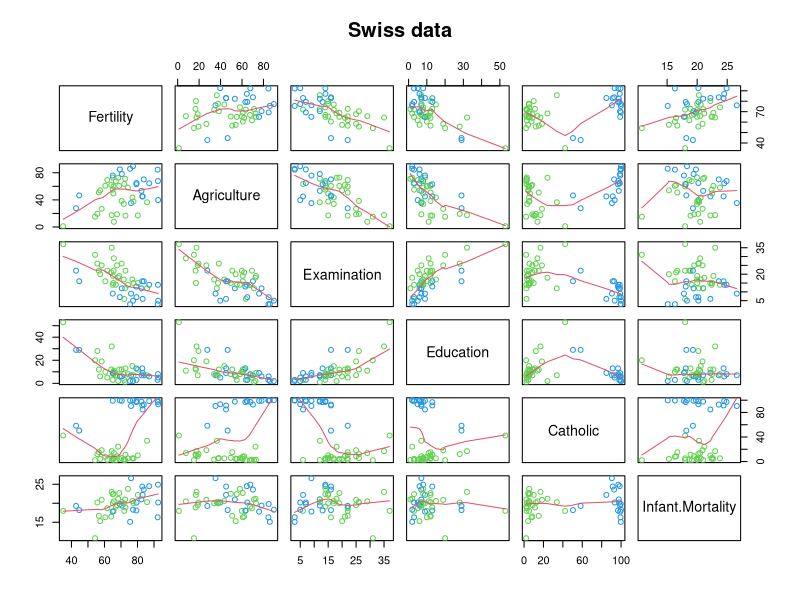
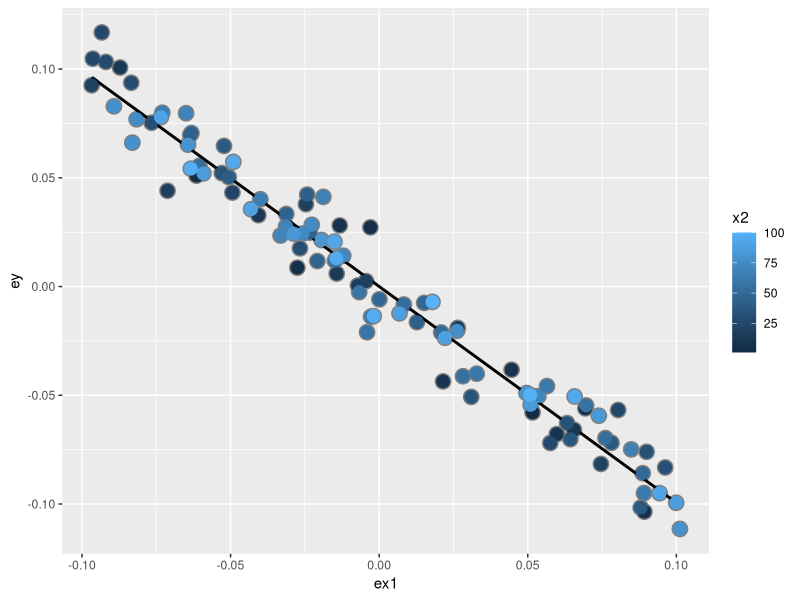
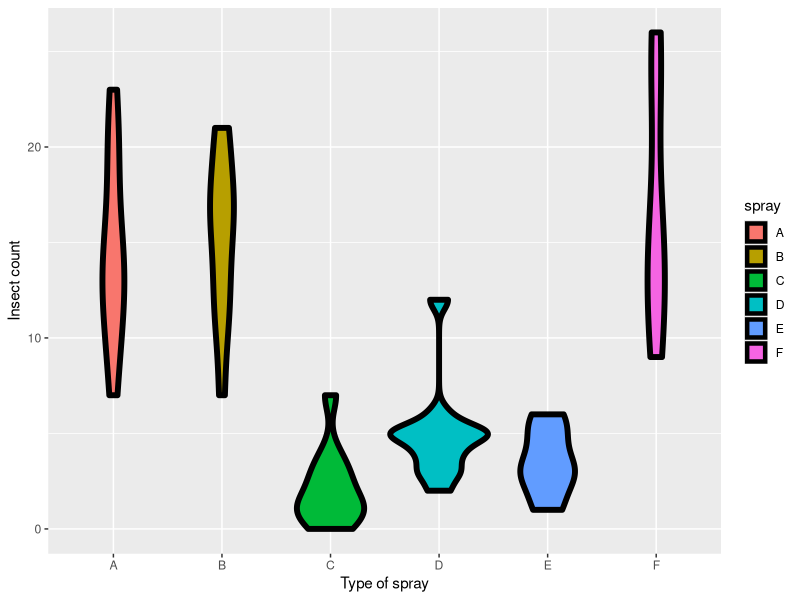
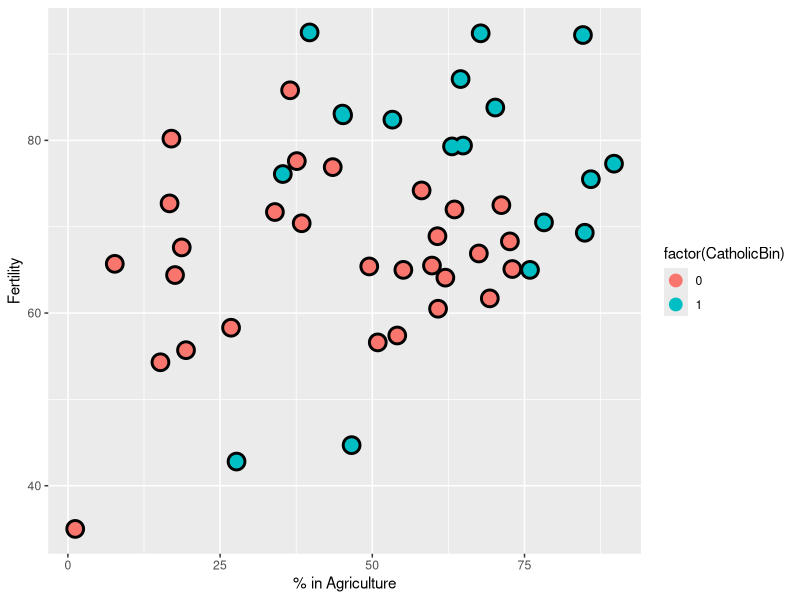
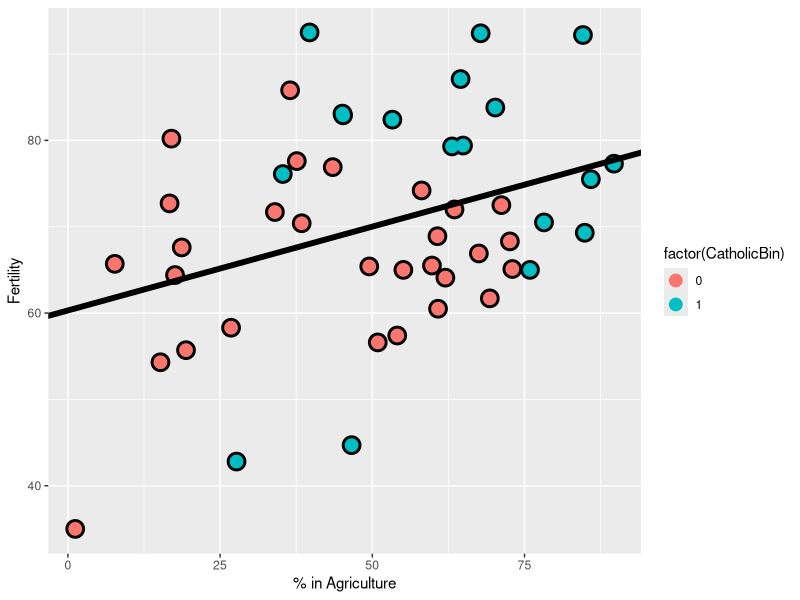
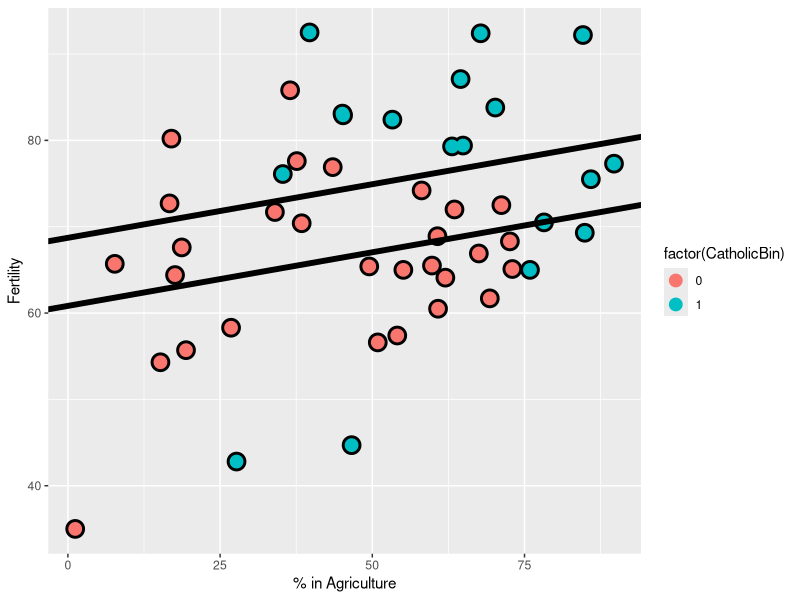
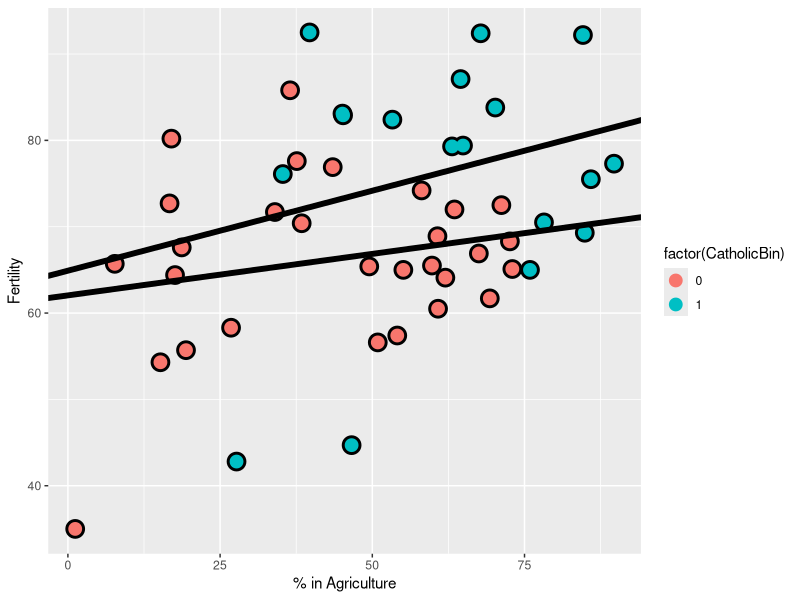
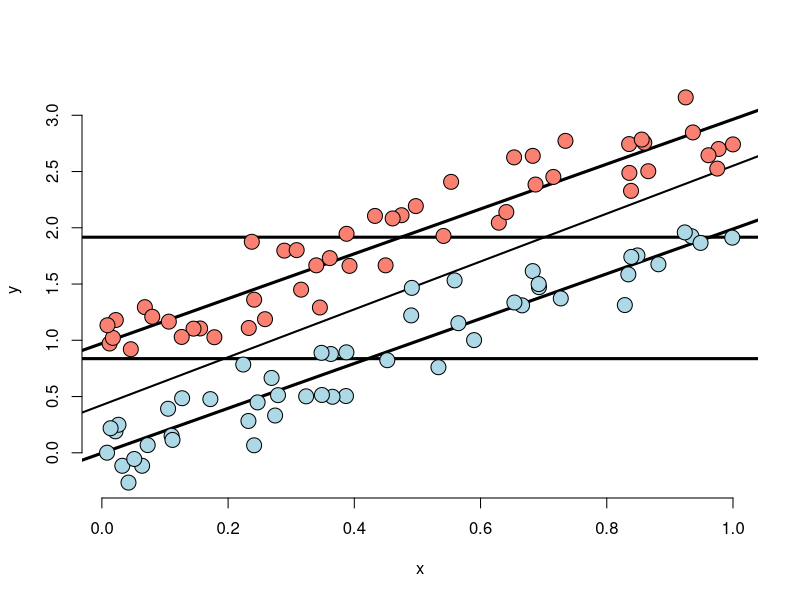

These charts were generated, in order, by the following R code:
n = 100; x = rnorm(n); x2 = rnorm(n); x3 = rnorm(n)
y = 1 + x + x2 + x3 + rnorm(n, sd = .1)
ey = resid(lm(y ~ x2 + x3))
ex = resid(lm(x ~ x2 + x3))
sum(ey * ex) / sum(ex ^ 2)
coef(lm(ey ~ ex - 1))
coef(lm(y ~ x + x2 + x3)) 

library(datasets)
data(swiss)
require(stats)
require(graphics)
pairs(swiss, panel = panel.smooth, main = "Swiss data", col = 3 + (swiss$Catholic > 50))
summary(lm(Fertility ~ . , data = swiss))
summary(lm(Fertility ~ Agriculture, data = swiss))$coefficients

n <- 100
x2 <- 1 : n
x1 <- .01 * x2 + runif(n, -.1, .1)
y = -x1 + x2 + rnorm(n, sd = .01)
dat = data.frame(y =y, x1 = x1, x2 = x2, ey = resid(lm(y~x2)), ex1 = resid(lm(x1~x2)))
library(ggplot2)
g = ggplot(dat, aes(y = y, x=x1, colour = x2))+
  geom_point(colour = "grey50", size = 5)+
  geom_smooth(method = lm, se = F, colour = "black")+
  geom_point(size = 4)

g2 = ggplot(dat, aes(y = ey, x = ex1, colour = x2))  
g2 = g2 + geom_point(colour="grey50", size = 5) + geom_smooth(method = lm, se = FALSE, colour = "black") + geom_point(size = 4) 
g2

data(InsectSprays)
g3 = ggplot(data = InsectSprays, aes(y = count, x = spray, fill  = spray))
g3 = g3 + geom_violin(colour = "black", size = 2)
g3 = g3 + xlab("Type of spray") + ylab("Insect count")
g3

summary(lm(count ~ spray, data = InsectSprays))$coef

summary(lm(count ~ 
             I(1 * (spray == 'B')) + I(1 * (spray == 'C')) + 
             I(1 * (spray == 'D')) + I(1 * (spray == 'E')) +
             I(1 * (spray == 'F'))
           , data = InsectSprays))$coef

summary(lm(count ~ 
             I(1 * (spray == 'B')) + I(1 * (spray == 'C')) +  
             I(1 * (spray == 'D')) + I(1 * (spray == 'E')) +
             I(1 * (spray == 'F')) + I(1 * (spray == 'A')), data = InsectSprays))$coef
summary(lm(count ~ spray - 1, data = InsectSprays))$coef
library(dplyr)
summarise(group_by(InsectSprays, spray), mn = mean(count))

spray2 <- relevel(InsectSprays$spray, "C")
summary(lm(count ~ spray2, data = InsectSprays))$coef


data(swiss)
head(swiss)
library(dplyr); 
swiss = mutate(swiss, CatholicBin = 1 * (Catholic > 50))
g4 = ggplot(swiss, aes(x = Agriculture, y = Fertility, colour = factor(CatholicBin)))
g4 = g4 + geom_point(size = 6, colour = "black") + geom_point(size = 4)
g4 = g4 + xlab("% in Agriculture") + ylab("Fertility")
g4

summary(lm(Fertility ~ Agriculture, data = swiss))$coef

fit = lm(Fertility ~ Agriculture, data = swiss)
g5_1 = g4
g5_1 = g5_1 + geom_abline(intercept = coef(fit)[1], slope = coef(fit)[2], size = 2)
g5_1
summary(fit)

fit = lm(Fertility ~ Agriculture + factor(CatholicBin), data = swiss)
g5_2 = g4
g5_2 = g5_2 + geom_abline(intercept = coef(fit)[1], slope = coef(fit)[2], size = 2)
g5_2 = g5_2 + geom_abline(intercept = coef(fit)[1] + coef(fit)[3], slope = coef(fit)[2], size = 2)
g5_2
summary(fit)

fit = lm(Fertility ~ Agriculture * factor(CatholicBin), data = swiss)
g5_3 = g4
g5_3 = g5_3 + geom_abline(intercept = coef(fit)[1], slope = coef(fit)[2], size = 2)
g5_3 = g5_3 + geom_abline(intercept = coef(fit)[1] + coef(fit)[3], 
                      slope = coef(fit)[2] + coef(fit)[4], size = 2)
g5_3

n <- 100; t <- rep(c(0, 1), c(n/2, n/2)); x <- c(runif(n/2), runif(n/2));
beta0 <- 0; beta1 <- 2; tau <- 1; sigma <- .2
y <- beta0 + x * beta1 + t * tau + rnorm(n, sd = sigma)
plot(x, y, type = "n", frame = FALSE)
abline(lm(y ~ x), lwd = 2)
abline(h = mean(y[1 : (n/2)]), lwd = 3)
abline(h = mean(y[(n/2 + 1) : n]), lwd = 3)
fit <- lm(y ~ x + t)
abline(coef(fit)[1], coef(fit)[2], lwd = 3)
abline(coef(fit)[1] + coef(fit)[3], coef(fit)[2], lwd = 3)
points(x[1 : (n/2)], y[1 : (n/2)], pch = 21, col = "black", bg = "lightblue", cex = 2)
points(x[(n/2 + 1) : n], y[(n/2 + 1) : n], pch = 21, col = "black", bg = "salmon", cex = 2)

data(swiss); par(mfrow = c(2, 2))
fit <- lm(Fertility ~ . , data = swiss); plot(fit)


n <- 100; x <- rnorm(n); y <- x + rnorm(n, sd = .3)
plot(c(-3, 6), c(-3, 6), type = "n", frame = FALSE, xlab = "X", ylab = "Y")
abline(lm(y ~ x), lwd = 2)
points(x, y, cex = 2, bg = "lightblue", col = "black", pch = 21)
points(0, 0, cex = 2, bg = "darkorange", col = "black", pch = 21)
points(0, 5, cex = 2, bg = "darkorange", col = "black", pch = 21)
points(5, 5, cex = 2, bg = "darkorange", col = "black", pch = 21)
points(5, 0, cex = 2, bg = "darkorange", col = "black", pch = 21)

n <- 100; nosim <- 1000
x1 <- rnorm(n); x2 <- rnorm(n); x3 <- rnorm(n); 
betas <- sapply(1 : nosim, function(i){
  y <- x1 + rnorm(n, sd = .3)
  c(coef(lm(y ~ x1))[2], 
    coef(lm(y ~ x1 + x2))[2], 
    coef(lm(y ~ x1 + x2 + x3))[2])
})
round(apply(betas, 1, sd), 5)

n <- 100; nosim <- 1000
x1 <- rnorm(n); x2 <- x1/sqrt(2) + rnorm(n) /sqrt(2)
x3 <- x1 * 0.95 + rnorm(n) * sqrt(1 - 0.95^2); 
betas <- sapply(1 : nosim, function(i){
  y <- x1 + rnorm(n, sd = .3)
  c(coef(lm(y ~ x1))[2], 
    coef(lm(y ~ x1 + x2))[2], 
    coef(lm(y ~ x1 + x2 + x3))[2])
})
round(apply(betas, 1, sd), 5)

library(car)
fit <- lm(Fertility ~ . , data = swiss)
vif(fit)
sqrt(vif(fit))
